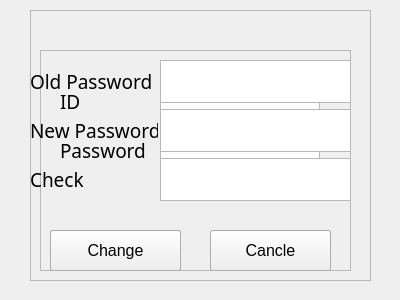
<?xml version="1.0" encoding="UTF-8"?>
<ui version="4.0">
 <class>adminLogin</class>
 <widget class="QDialog" name="adminLogin">
  <property name="geometry">
   <rect>
    <x>0</x>
    <y>0</y>
    <width>400</width>
    <height>300</height>
   </rect>
  </property>
  <property name="windowTitle">
   <string>Sign in</string>
  </property>
  <widget class="QFrame" name="signinFrame">
   <property name="geometry">
    <rect>
     <x>40</x>
     <y>50</y>
     <width>311</width>
     <height>221</height>
    </rect>
   </property>
   <property name="frameShape">
    <enum>QFrame::StyledPanel</enum>
   </property>
   <property name="frameShadow">
    <enum>QFrame::Raised</enum>
   </property>
   <widget class="QWidget" name="verticalLayoutWidget">
    <property name="geometry">
     <rect>
      <x>20</x>
      <y>30</y>
      <width>86</width>
      <height>91</height>
     </rect>
    </property>
    <property name="font">
     <font>
      <family>맑은 고딕</family>
      <pointsize>14</pointsize>
     </font>
    </property>
    <layout class="QVBoxLayout" name="verticalLayout">
     <item>
      <widget class="QLabel" name="label_2">
       <property name="font">
        <font>
         <family>맑은 고딕</family>
         <pointsize>14</pointsize>
        </font>
       </property>
       <property name="text">
        <string>ID</string>
       </property>
      </widget>
     </item>
     <item>
      <widget class="QLabel" name="label">
       <property name="font">
        <font>
         <family>맑은 고딕</family>
         <pointsize>14</pointsize>
        </font>
       </property>
       <property name="text">
        <string>Password</string>
       </property>
      </widget>
     </item>
    </layout>
   </widget>
   <widget class="QWidget" name="verticalLayoutWidget_2">
    <property name="geometry">
     <rect>
      <x>120</x>
      <y>30</y>
      <width>160</width>
      <height>91</height>
     </rect>
    </property>
    <property name="font">
     <font>
      <family>맑은 고딕</family>
      <pointsize>12</pointsize>
     </font>
    </property>
    <layout class="QVBoxLayout" name="verticalLayout_2">
     <item>
      <widget class="QTextEdit" name="IDEdit">
       <property name="font">
        <font>
         <family>맑은 고딕</family>
         <pointsize>12</pointsize>
        </font>
       </property>
      </widget>
     </item>
     <item>
      <widget class="QTextEdit" name="PWEdit">
       <property name="font">
        <font>
         <family>맑은 고딕</family>
         <pointsize>12</pointsize>
        </font>
       </property>
      </widget>
     </item>
    </layout>
   </widget>
   <widget class="QPushButton" name="loginButton">
    <property name="geometry">
     <rect>
      <x>10</x>
      <y>180</y>
      <width>131</width>
      <height>41</height>
     </rect>
    </property>
    <property name="font">
     <font>
      <pointsize>12</pointsize>
     </font>
    </property>
    <property name="text">
     <string>Sign in</string>
    </property>
   </widget>
   <widget class="QPushButton" name="pushButton">
    <property name="geometry">
     <rect>
      <x>170</x>
      <y>180</y>
      <width>121</width>
      <height>41</height>
     </rect>
    </property>
    <property name="font">
     <font>
      <pointsize>9</pointsize>
     </font>
    </property>
    <property name="text">
     <string>Change password</string>
    </property>
   </widget>
  </widget>
  <widget class="QFrame" name="changeFrame">
   <property name="geometry">
    <rect>
     <x>30</x>
     <y>10</y>
     <width>341</width>
     <height>271</height>
    </rect>
   </property>
   <property name="frameShape">
    <enum>QFrame::StyledPanel</enum>
   </property>
   <property name="frameShadow">
    <enum>QFrame::Raised</enum>
   </property>
   <widget class="QWidget" name="verticalLayoutWidget_3">
    <property name="geometry">
     <rect>
      <x>0</x>
      <y>50</y>
      <width>128</width>
      <height>141</height>
     </rect>
    </property>
    <layout class="QVBoxLayout" name="verticalLayout_3">
     <item>
      <widget class="QLabel" name="label_3">
       <property name="font">
        <font>
         <family>맑은 고딕</family>
         <pointsize>14</pointsize>
        </font>
       </property>
       <property name="text">
        <string>Old Password</string>
       </property>
      </widget>
     </item>
     <item>
      <widget class="QLabel" name="label_4">
       <property name="font">
        <font>
         <family>맑은 고딕</family>
         <pointsize>14</pointsize>
        </font>
       </property>
       <property name="text">
        <string>New Password</string>
       </property>
      </widget>
     </item>
     <item>
      <widget class="QLabel" name="label_5">
       <property name="font">
        <font>
         <family>맑은 고딕</family>
         <pointsize>14</pointsize>
        </font>
       </property>
       <property name="text">
        <string>Check</string>
       </property>
      </widget>
     </item>
    </layout>
   </widget>
   <widget class="QWidget" name="verticalLayoutWidget_4">
    <property name="geometry">
     <rect>
      <x>130</x>
      <y>50</y>
      <width>191</width>
      <height>141</height>
     </rect>
    </property>
    <layout class="QVBoxLayout" name="verticalLayout_4">
     <item>
      <widget class="QTextEdit" name="oldEdit">
       <property name="font">
        <font>
         <family>맑은 고딕</family>
         <pointsize>12</pointsize>
        </font>
       </property>
      </widget>
     </item>
     <item>
      <widget class="QTextEdit" name="newEdit">
       <property name="font">
        <font>
         <family>맑은 고딕</family>
         <pointsize>12</pointsize>
        </font>
       </property>
      </widget>
     </item>
     <item>
      <widget class="QTextEdit" name="checkEdit">
       <property name="font">
        <font>
         <family>맑은 고딕</family>
         <pointsize>12</pointsize>
        </font>
       </property>
      </widget>
     </item>
    </layout>
   </widget>
   <widget class="QPushButton" name="changeButton">
    <property name="geometry">
     <rect>
      <x>20</x>
      <y>220</y>
      <width>131</width>
      <height>41</height>
     </rect>
    </property>
    <property name="font">
     <font>
      <pointsize>12</pointsize>
     </font>
    </property>
    <property name="text">
     <string>Change</string>
    </property>
   </widget>
   <widget class="QPushButton" name="cancleButton">
    <property name="geometry">
     <rect>
      <x>180</x>
      <y>220</y>
      <width>121</width>
      <height>41</height>
     </rect>
    </property>
    <property name="font">
     <font>
      <pointsize>12</pointsize>
     </font>
    </property>
    <property name="text">
     <string>Cancle</string>
    </property>
   </widget>
  </widget>
 </widget>
 <resources/>
 <connections/>
</ui>
